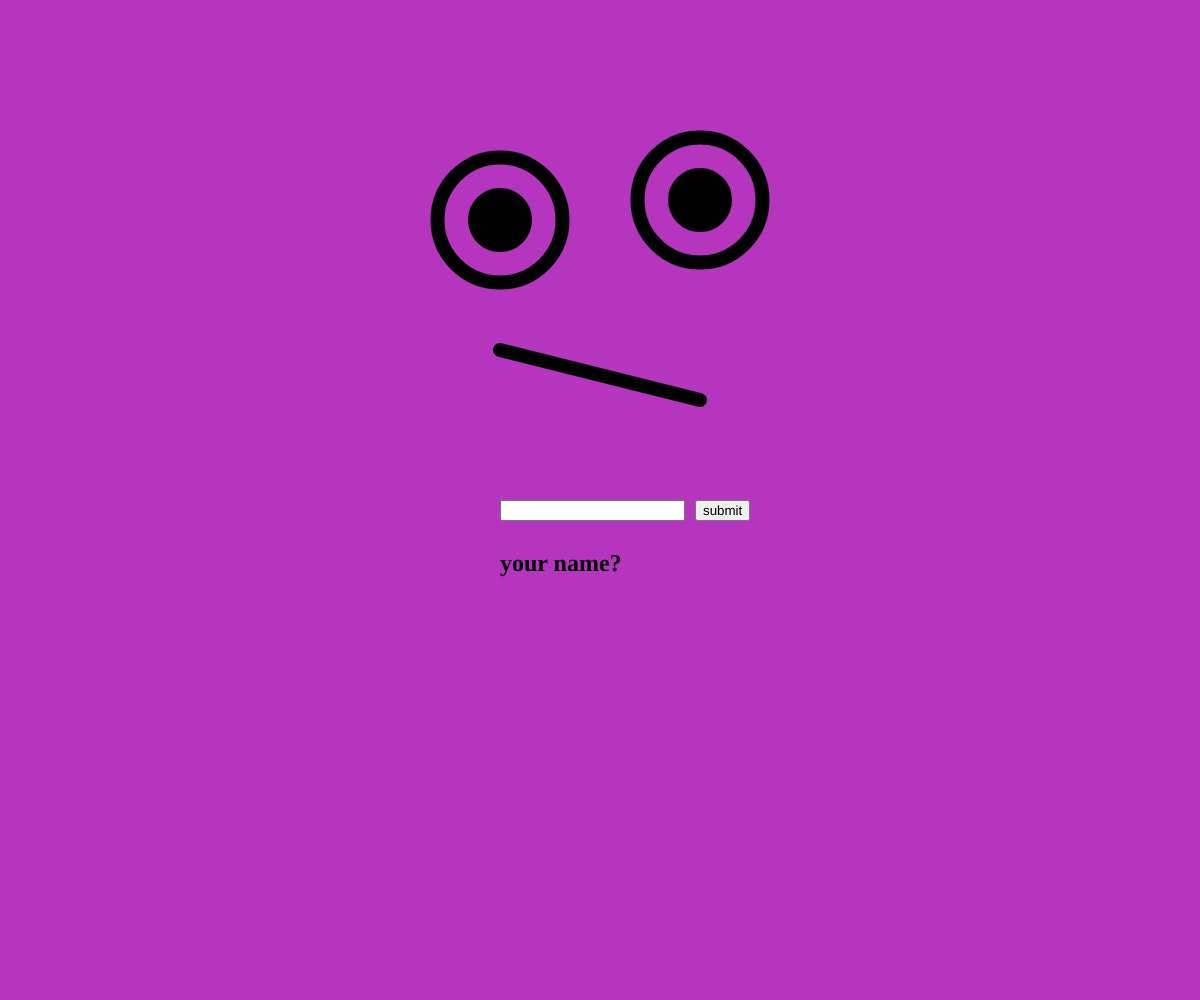
Frame 1 (no input)
Frame 60 (no input): identical to frame 1, image omitted
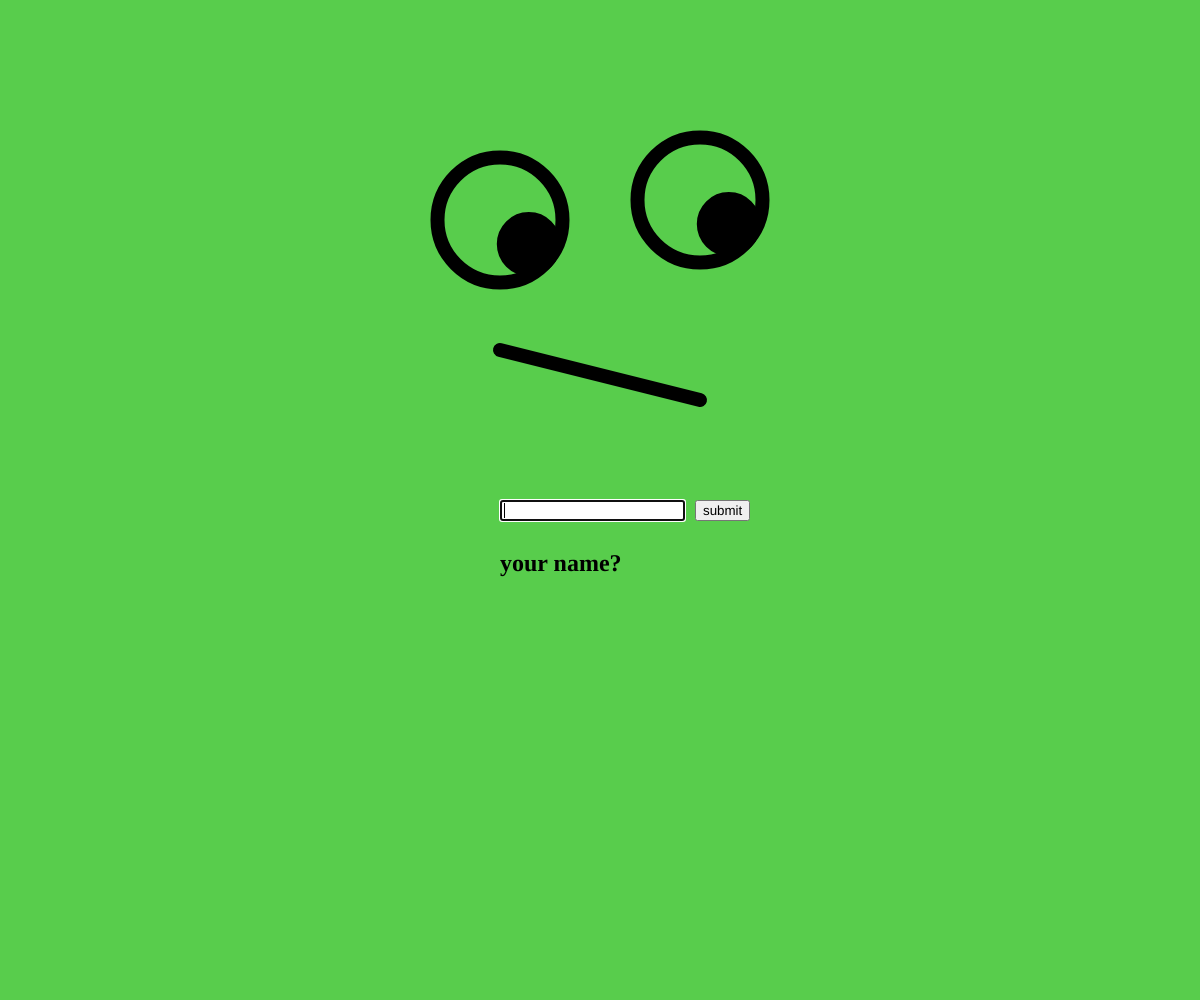
Frame 120 (the mouse pressed at the canvas centre since frame 60)

The p5.js sketch that drew these frames (run headless with seeded random() and noise() and a simulated clock; from frame 60 on, the mouse is pressed at the canvas centre):

// p5.js sketch
// ── sketch.js
let r, g, b;

function eye(x, y, eyeSize, pupilSize){
  var pupil = createVector(mouseX, mouseY)
  pupil.limit((eyeSize - pupilSize)/2);
  pupil.add(x,y);

  fill(r, g, b);
  ellipse(x, y, eyeSize, eyeSize);
  fill(0);
  ellipse(pupil.x, pupil.y, pupilSize, pupilSize);
}

function setup() {
  pg = createGraphics(400, 250);

  r = random(255);
  g = random(255);
  b = random(255);

  createCanvas(windowWidth, windowHeight);
  strokeWeight(14);

  input = createInput();
  input.position(windowWidth/2-100, windowHeight/2);

  button = createButton('submit');
  button.position(input.x + input.width+10, windowHeight/2);
  button.mousePressed(greet);

  greeting = createElement('h2', 'your name?');
  greeting.position(windowWidth/2-100, windowHeight/2+30);

  textAlign(CENTER);
  textSize(50);

}

// When the user clicks the mouse
function mousePressed() {
  // Check if mouse is inside the circle
  let d = dist(mouseX, mouseY, 360, 200);
  if (d > 100) {
    // Pick new random color values
    r = random(255);
    g = random(255);
    b = random(255);
  }
}

function draw() {
eye(150, 220, 125, 50);
eye(350, 200, 125, 50);
line(150, 350, 350, 400);
}

function draw() {
background(r, g, b);
eye(windowWidth/2-100, 220, 125, 50);
eye(windowWidth/2+100, 200, 125, 50);
line(windowWidth/2-100, 350, windowWidth/2+100, 400);
}

function greet() {
  const name = input.value();
  greeting.html('Hello ' + name + '!');
  input.value('');
}
